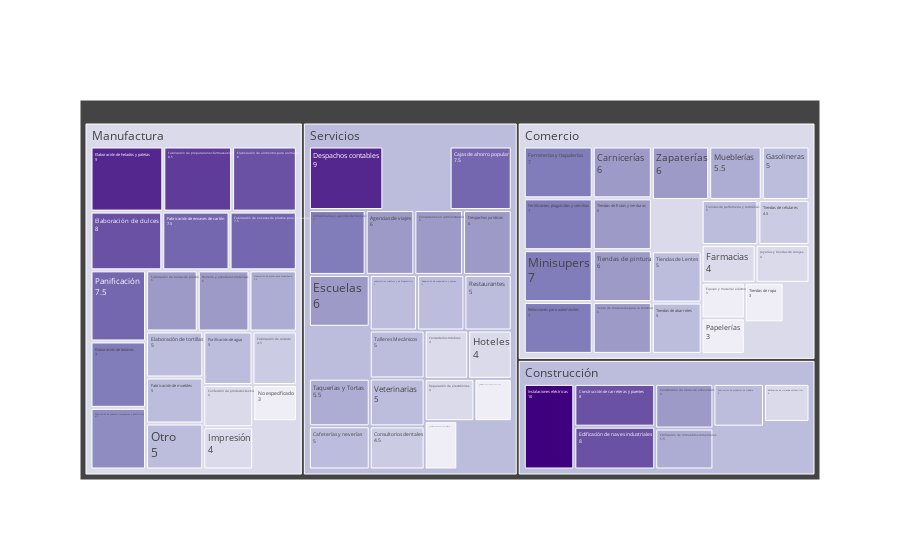

The notebook cell this image was saved under:
### Code cell
fig4 = adap_treemap("Adaptabilidad.xlsx")
fig4

### Figure 1 — Plotly figure (JSON) as saved in the notebook; plotly's stock layout.template omitted (floating-point values rounded to 4 significant figures)
{"data": [{"labels": ["Comercio", "Carnicerías", "Equipo y material eléctrico", "Farmacias", "Ferreterías y tlapalerías", "Fertilizantes, plaguicidas y semillas", "Gasolineras", "Joyerías y tiendas de relojes", "Minisupers", "Mueblerías", "No especificado", "Otro", "Papelerías", "Refacciones para automóviles", "Tiendas de Lentes", "Tiendas de abarrotes", "Tiendas de celulares", "Tiendas de frutas y verduras", "Tiendas de perfumería y cosméticos", "Tiendas de pintura", "Tiendas de ropa", "Venta de materiales para la construcción", "Zapaterías", "Construcción", "Construcción de carreteras y puentes", "Construcción de obras de urbanización", "Edificación de inmuebles comerciales", "Edificación de naves industriales", "Edificación de vivienda unifamiliar", "Fabricación de productos de madera", "Instalaciones eléctricas", "Otro", "Manufactura", "Confección de productos textiles", "Elaboración de alimentos para animales", "Elaboración de botanas", "Elaboración de dulces", "Elaboración de helados y paletas", "Elaboración de piezas para maquinaria", "Elaboración de tortillas", "Fabricación de bolsas de plástico", "Fabricación de calzado", "Fabricación de envases de cartón", "Fabricación de envases de plástico para embalaje", "Fabricación de jabones, limpiadores y dentífricos", "Fabricación de muebles", "Fabricación de preparaciones farmacéuticas", "Herrería y estructuras metálicas", "Impresión", "No especificado", "Otro", "Panificación", "Purificación de agua", "Servicios", "Agencias de viajes", "Cafeterías y neverías", "Cajas de ahorro popular", "Consultorios dentales", "Consultorios médicos", "Consultorías en administración", "Despachos contables", "Despachos jurídicos", "Escuelas", "Estéticas, salones de belleza y peluquerías", "Hoteles", "Inmobiliarias y agentes de bienes raíces", "Laboratorios médicos y de diagnóstico", "No especificado", "Otro", "Reparación de electrónicos", "Reparación de maquinaria y equipo", "Restaurantes", "Servicios de acceso a computadoras (cibers)", "Talleres Mecánicos", "Taquerías y Tortas", "Veterinarias"], "marker": {"colorscale": [[0, "rgb(252,251,253)"], [0.125, "rgb(239,237,245)"], [0.25, "rgb(218,218,235)"], [0.375, "rgb(188,189,220)"], [0.5, "rgb(158,154,200)"], [0.625, "rgb(128,125,186)"], [0.75, "rgb(106,81,163)"], [0.875, "rgb(84,39,143)"], [1, "rgb(63,0,125)"]]}, "parents": [null, "Comercio", "Comercio", "Comercio", "Comercio", "Comercio", "Comercio", "Comercio", "Comercio", "Comercio", "Comercio", "Comercio", "Comercio", "Comercio", "Comercio", "Comercio", "Comercio", "Comercio", "Comercio", "Comercio", "Comercio", "Comercio", "Comercio", null, "Construcción", "Construcción", "Construcción", "Construcción", "Construcción", "Construcción", "Construcción", "Construcción", null, "Manufactura", "Manufactura", "Manufactura", "Manufactura", "Manufactura", "Manufactura", "Manufactura", "Manufactura", "Manufactura", "Manufactura", "Manufactura", "Manufactura", "Manufactura", "Manufactura", "Manufactura", "Manufactura", "Manufactura", "Manufactura", "Manufactura", "Manufactura", null, "Servicios", "Servicios", "Servicios", "Servicios", "Servicios", "Servicios", "Servicios", "Servicios", "Servicios", "Servicios", "Servicios", "Servicios", "Servicios", "Servicios", "Servicios", "Servicios", "Servicios", "Servicios", "Servicios", "Servicios", "Servicios", "Servicios"], "textinfo": "label+value", "type": "treemap", "values": [4, 6, 3, 4, 7, 7, 5, 4, 7, 5.5, 2, 5, 3, 7, 5, 5, 4.5, 6, 5, 6, 3, 6, 6, 5, 8, 6, 5.5, 8, 4, 5, 10, 5, 4, 4, 8, 7, 8, 9, 5.5, 5, 6, 4.5, 7.5, 7.5, 6.5, 5, 8.5, 6, 4, 3, 5, 7.5, 5, 5, 6, 5, 7.5, 4.5, 4, 6, 9, 6, 6, 3, 4, 7, 5, 8, 6, 4, 5, 5, 3, 5, 5.5, 5]}], "layout": {"uniformtext": {"minsize": 12}}}
